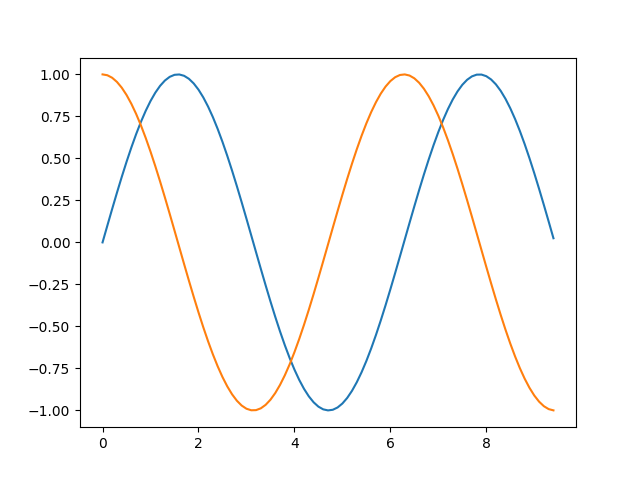

This figure's Python source:
import matplotlib.pyplot as plt
import numpy as np


x = np.arange(0, 3*np.pi, 0.1)
y_sin = np.sin(x)
y_cos = np.cos(x)

plt.plot(x, y_sin)
plt.plot(x, y_cos)
plt.savefig('test.png')
